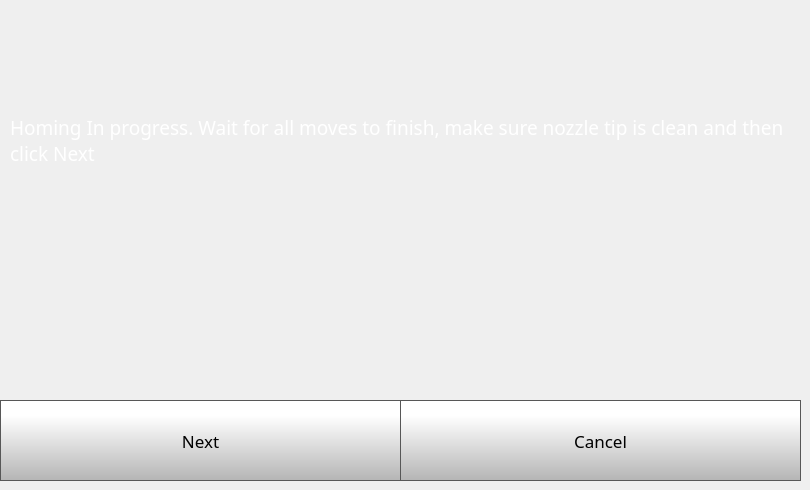
    <widget class="QWidget" name="quickStep1Page">
     <widget class="QPushButton" name="quickStep1CancelButton">
      <property name="geometry">
       <rect>
        <x>400</x>
        <y>400</y>
        <width>401</width>
        <height>81</height>
       </rect>
      </property>
      <property name="font">
       <font>
        <family>Gotham</family>
        <pointsize>13</pointsize>
       </font>
      </property>
      <property name="styleSheet">
       <string notr="true">QPushButton {
     border: 1px solid rgb(87, 87, 87);
	background-color: qlineargradient(spread:pad, x1:0, y1:1, x2:0, y2:0.188, stop:0 rgba(180, 180, 180, 255), stop:1 rgba(255, 255, 255, 255));


}

QPushButton:pressed {
    background-color: qlineargradient(x1: 0, y1: 0, x2: 0, y2: 1,
                                      stop: 0 #dadbde, stop: 1 #f6f7fa);
}

QPushButton:flat {
    border: none; /* no border for a flat push button */
}

QPushButton:default {
    border-color: navy; /* make the default button prominent */
}

QPushButton:focus {
	outline: none;
}</string>
      </property>
      <property name="text">
       <string>Cancel</string>
      </property>
      <property name="iconSize">
       <size>
        <width>40</width>
        <height>40</height>
       </size>
      </property>
     </widget>
     <widget class="QPushButton" name="quickStep1NextButton">
      <property name="geometry">
       <rect>
        <x>0</x>
        <y>400</y>
        <width>401</width>
        <height>81</height>
       </rect>
      </property>
      <property name="font">
       <font>
        <family>Gotham</family>
        <pointsize>13</pointsize>
       </font>
      </property>
      <property name="styleSheet">
       <string notr="true">QPushButton {
     border: 1px solid rgb(87, 87, 87);
	background-color: qlineargradient(spread:pad, x1:0, y1:1, x2:0, y2:0.188, stop:0 rgba(180, 180, 180, 255), stop:1 rgba(255, 255, 255, 255));


}

QPushButton:pressed {
    background-color: qlineargradient(x1: 0, y1: 0, x2: 0, y2: 1,
                                      stop: 0 #dadbde, stop: 1 #f6f7fa);
}

QPushButton:flat {
    border: none; /* no border for a flat push button */
}

QPushButton:default {
    border-color: navy; /* make the default button prominent */
}

QPushButton:focus {
	outline: none;
}</string>
      </property>
      <property name="text">
       <string>Next</string>
      </property>
      <property name="iconSize">
       <size>
        <width>40</width>
        <height>40</height>
       </size>
      </property>
     </widget>
     <widget class="QLabel" name="calibrateLabel_6">
      <property name="geometry">
       <rect>
        <x>10</x>
        <y>10</y>
        <width>781</width>
        <height>261</height>
       </rect>
      </property>
      <property name="font">
       <font>
        <family>Gotham</family>
        <pointsize>14</pointsize>
        <weight>50</weight>
        <bold>false</bold>
       </font>
      </property>
      <property name="styleSheet">
       <string notr="true">color: rgb(255, 255, 255);</string>
      </property>
      <property name="text">
       <string>Homing In progress. Wait for all moves to finish, make sure nozzle tip is clean and then click Next</string>
      </property>
      <property name="wordWrap">
       <bool>true</bool>
      </property>
     </widget>
    </widget>
